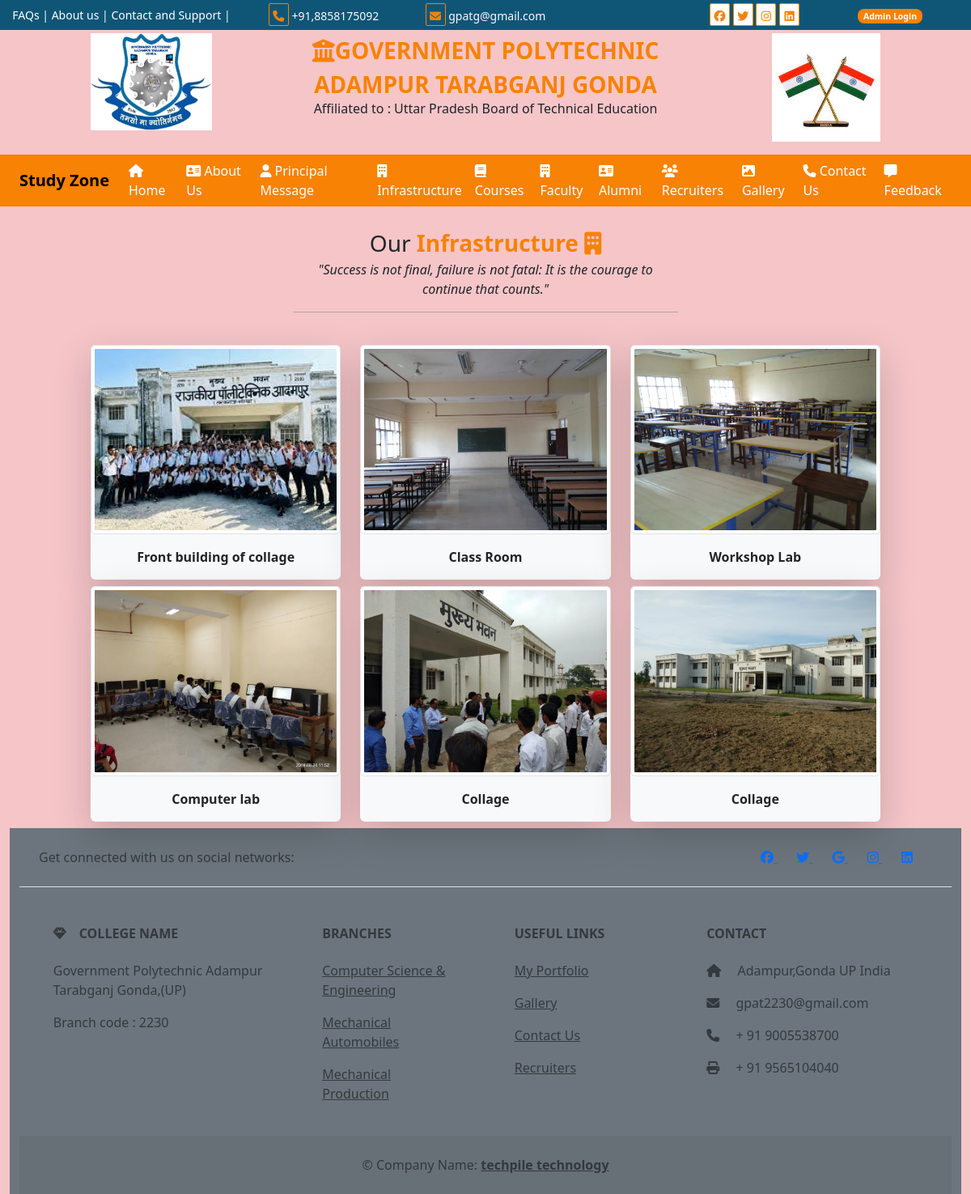
/infra/, run on the app's committed database.
### user/models.py (models this page shows)
class tbl_infra(models.Model):
    title=models.CharField(max_length=100,null=True)
    picture=models.ImageField(upload_to='static/infra/',null=True)

### user/views.py (the view)
# urls.py: path('infra/',views.infra),
def infra(request):
    data=tbl_infra.objects.all().order_by('-id')
    md={"idata":data}
    return render(request,'infra.html',md)

### templates/infra.html (shortened to what this page needs)
{% extends 'base.html' %}
{% load static %}
{% block childpage %}
<div class="row">
    <div class="col-sm-5 mx-auto text-center my-4">
        <p class="fs-3 m-0">Our <b class="txt-color1">Infrastructure
        <i class="fa-solid fa-building"></i>
        </b></p>
        <i> "Success is not final, failure is not fatal: It is the courage to continue that counts."</i>
        <hr/>
    </div>
</div>
<div class="row">
    <div class="col-sm-10 mx-auto">
        <div class="row">
{% for i in idata %}
        <div class="col-sm-4">
            <div class="card infra text-center shadow-lg mb-2 bg-body-tertiary rounded border-0">
                <img src="../{{i.picture}}" style="max-height:280px;" class="img-thumbnail"/>
                <div class="card-body">
                    <b>{{i.title}}</b>
                </div>
            </div>
        </div>
            {% endfor %}
            </div>
    </div>
</div>
{% endblock %}

### templates/base.html (style rules this page uses)
body { overflow-x:hidden; }
:root { --bgcolor1:#f78203; --bgcolor2:#0f5676; --bgcolor3:#ffb634; --bgcolor4:#f5c5c8; --bgcolor5:#f5ec90; --bgcolor6:#dcd6d4; }
.txt-color1 { color:var(--bgcolor1); }
img { max-height:500px; }

### data on the page
tbl_infra: picture (picture), title "Front building of collage"
tbl_infra: picture (picture), title "Class Room"
tbl_infra: picture (picture), title "Workshop Lab"
tbl_infra: picture (picture), title "Computer lab"
tbl_infra: picture (picture), title "Collage"
tbl_infra: picture (picture), title "Collage"
